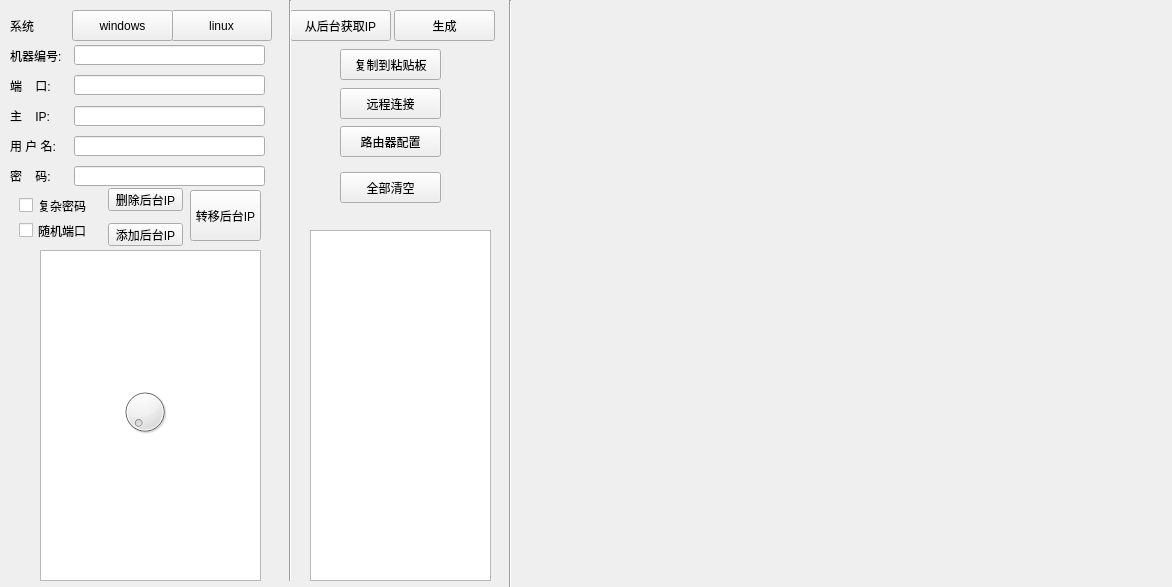
<?xml version="1.0" encoding="UTF-8"?>
<ui version="4.0">
 <class>MainWindow</class>
 <widget class="QMainWindow" name="MainWindow">
  <property name="geometry">
   <rect>
    <x>0</x>
    <y>0</y>
    <width>1172</width>
    <height>587</height>
   </rect>
  </property>
  <property name="minimumSize">
   <size>
    <width>1172</width>
    <height>587</height>
   </size>
  </property>
  <property name="maximumSize">
   <size>
    <width>1172</width>
    <height>587</height>
   </size>
  </property>
  <property name="windowTitle">
   <string>MainWindow</string>
  </property>
  <widget class="QWidget" name="centralwidget">
   <widget class="QLabel" name="label">
    <property name="geometry">
     <rect>
      <x>10</x>
      <y>10</y>
      <width>61</width>
      <height>31</height>
     </rect>
    </property>
    <property name="text">
     <string>系统</string>
    </property>
   </widget>
   <widget class="QPushButton" name="liunxButton">
    <property name="geometry">
     <rect>
      <x>171</x>
      <y>10</y>
      <width>101</width>
      <height>31</height>
     </rect>
    </property>
    <property name="text">
     <string>linux</string>
    </property>
   </widget>
   <widget class="QPushButton" name="windowsButton">
    <property name="geometry">
     <rect>
      <x>72</x>
      <y>10</y>
      <width>101</width>
      <height>31</height>
     </rect>
    </property>
    <property name="text">
     <string>windows</string>
    </property>
   </widget>
   <widget class="QLabel" name="label_2">
    <property name="geometry">
     <rect>
      <x>10</x>
      <y>50</y>
      <width>54</width>
      <height>12</height>
     </rect>
    </property>
    <property name="text">
     <string>机器编号:</string>
    </property>
   </widget>
   <widget class="QLineEdit" name="SeverNamelineEdit">
    <property name="geometry">
     <rect>
      <x>74</x>
      <y>45</y>
      <width>191</width>
      <height>20</height>
     </rect>
    </property>
   </widget>
   <widget class="QLabel" name="label_3">
    <property name="geometry">
     <rect>
      <x>10</x>
      <y>80</y>
      <width>54</width>
      <height>12</height>
     </rect>
    </property>
    <property name="text">
     <string>端    口:</string>
    </property>
   </widget>
   <widget class="QLabel" name="label_4">
    <property name="geometry">
     <rect>
      <x>10</x>
      <y>110</y>
      <width>54</width>
      <height>12</height>
     </rect>
    </property>
    <property name="text">
     <string>主    IP:</string>
    </property>
   </widget>
   <widget class="QLabel" name="label_5">
    <property name="geometry">
     <rect>
      <x>10</x>
      <y>140</y>
      <width>54</width>
      <height>12</height>
     </rect>
    </property>
    <property name="text">
     <string>用 户 名:</string>
    </property>
   </widget>
   <widget class="QLabel" name="label_6">
    <property name="geometry">
     <rect>
      <x>10</x>
      <y>170</y>
      <width>54</width>
      <height>12</height>
     </rect>
    </property>
    <property name="text">
     <string>密    码:</string>
    </property>
   </widget>
   <widget class="QLineEdit" name="PortlineEdit">
    <property name="geometry">
     <rect>
      <x>74</x>
      <y>75</y>
      <width>191</width>
      <height>20</height>
     </rect>
    </property>
   </widget>
   <widget class="QLineEdit" name="IP_lineEdit">
    <property name="geometry">
     <rect>
      <x>74</x>
      <y>106</y>
      <width>191</width>
      <height>20</height>
     </rect>
    </property>
    <property name="text">
     <string/>
    </property>
   </widget>
   <widget class="QLineEdit" name="UsernamelineEdit">
    <property name="geometry">
     <rect>
      <x>74</x>
      <y>136</y>
      <width>191</width>
      <height>20</height>
     </rect>
    </property>
    <property name="text">
     <string/>
    </property>
   </widget>
   <widget class="QLineEdit" name="passwdlineEdit">
    <property name="geometry">
     <rect>
      <x>74</x>
      <y>166</y>
      <width>191</width>
      <height>20</height>
     </rect>
    </property>
   </widget>
   <widget class="QCheckBox" name="passwdcheckBox">
    <property name="geometry">
     <rect>
      <x>19</x>
      <y>190</y>
      <width>101</width>
      <height>31</height>
     </rect>
    </property>
    <property name="text">
     <string>复杂密码</string>
    </property>
   </widget>
   <widget class="QCheckBox" name="portcheckBox">
    <property name="geometry">
     <rect>
      <x>19</x>
      <y>215</y>
      <width>101</width>
      <height>31</height>
     </rect>
    </property>
    <property name="text">
     <string>随机端口</string>
    </property>
   </widget>
   <widget class="QTextEdit" name="IPtextEdit">
    <property name="geometry">
     <rect>
      <x>40</x>
      <y>250</y>
      <width>221</width>
      <height>331</height>
     </rect>
    </property>
    <property name="html">
     <string>&lt;!DOCTYPE HTML PUBLIC &quot;-//W3C//DTD HTML 4.0//EN&quot; &quot;http://www.w3.org/TR/REC-html40/strict.dtd&quot;&gt;
&lt;html&gt;&lt;head&gt;&lt;meta name=&quot;qrichtext&quot; content=&quot;1&quot; /&gt;&lt;style type=&quot;text/css&quot;&gt;
p, li { white-space: pre-wrap; }
&lt;/style&gt;&lt;/head&gt;&lt;body style=&quot; font-family:'SimSun'; font-size:9pt; font-weight:400; font-style:normal;&quot;&gt;
&lt;p style=&quot;-qt-paragraph-type:empty; margin-top:0px; margin-bottom:0px; margin-left:0px; margin-right:0px; -qt-block-indent:0; text-indent:0px; background-color:#ffffff;&quot;&gt;&lt;br /&gt;&lt;/p&gt;&lt;/body&gt;&lt;/html&gt;</string>
    </property>
   </widget>
   <widget class="QPushButton" name="routegenerateButton">
    <property name="geometry">
     <rect>
      <x>290</x>
      <y>10</y>
      <width>101</width>
      <height>31</height>
     </rect>
    </property>
    <property name="text">
     <string>从后台获取IP</string>
    </property>
   </widget>
   <widget class="QPushButton" name="ServercopyButton">
    <property name="geometry">
     <rect>
      <x>340</x>
      <y>49</y>
      <width>101</width>
      <height>31</height>
     </rect>
    </property>
    <property name="text">
     <string>复制到粘贴板</string>
    </property>
   </widget>
   <widget class="QPushButton" name="remoteconnectionButton">
    <property name="geometry">
     <rect>
      <x>340</x>
      <y>88</y>
      <width>101</width>
      <height>31</height>
     </rect>
    </property>
    <property name="text">
     <string>远程连接</string>
    </property>
   </widget>
   <widget class="QPushButton" name="routeconfigButton">
    <property name="geometry">
     <rect>
      <x>340</x>
      <y>126</y>
      <width>101</width>
      <height>31</height>
     </rect>
    </property>
    <property name="text">
     <string>路由器配置</string>
    </property>
   </widget>
   <widget class="QPushButton" name="allclearButton">
    <property name="geometry">
     <rect>
      <x>340</x>
      <y>172</y>
      <width>101</width>
      <height>31</height>
     </rect>
    </property>
    <property name="text">
     <string>全部清空</string>
    </property>
   </widget>
   <widget class="QTextEdit" name="servertextEdit">
    <property name="geometry">
     <rect>
      <x>310</x>
      <y>230</y>
      <width>181</width>
      <height>351</height>
     </rect>
    </property>
   </widget>
   <widget class="Line" name="line">
    <property name="geometry">
     <rect>
      <x>280</x>
      <y>0</y>
      <width>20</width>
      <height>581</height>
     </rect>
    </property>
    <property name="orientation">
     <enum>Qt::Vertical</enum>
    </property>
   </widget>
   <widget class="Line" name="line_2">
    <property name="geometry">
     <rect>
      <x>500</x>
      <y>0</y>
      <width>20</width>
      <height>591</height>
     </rect>
    </property>
    <property name="orientation">
     <enum>Qt::Vertical</enum>
    </property>
   </widget>
   <widget class="QPushButton" name="generateButton">
    <property name="geometry">
     <rect>
      <x>394</x>
      <y>10</y>
      <width>101</width>
      <height>31</height>
     </rect>
    </property>
    <property name="text">
     <string>生成</string>
    </property>
   </widget>
   <widget class="QWidget" name="gridLayoutWidget">
    <property name="geometry">
     <rect>
      <x>510</x>
      <y>0</y>
      <width>661</width>
      <height>581</height>
     </rect>
    </property>
    <layout class="QGridLayout" name="gridLayout"/>
   </widget>
   <widget class="QDial" name="dial">
    <property name="geometry">
     <rect>
      <x>120</x>
      <y>380</y>
      <width>50</width>
      <height>64</height>
     </rect>
    </property>
   </widget>
   <widget class="QPushButton" name="removeIP_Button">
    <property name="geometry">
     <rect>
      <x>108</x>
      <y>188</y>
      <width>75</width>
      <height>23</height>
     </rect>
    </property>
    <property name="text">
     <string>删除后台IP</string>
    </property>
   </widget>
   <widget class="QPushButton" name="addIP_Button">
    <property name="geometry">
     <rect>
      <x>108</x>
      <y>223</y>
      <width>75</width>
      <height>23</height>
     </rect>
    </property>
    <property name="text">
     <string>添加后台IP</string>
    </property>
   </widget>
   <widget class="QPushButton" name="switch_Button">
    <property name="geometry">
     <rect>
      <x>190</x>
      <y>190</y>
      <width>71</width>
      <height>51</height>
     </rect>
    </property>
    <property name="text">
     <string>转移后台IP</string>
    </property>
   </widget>
  </widget>
 </widget>
 <resources/>
 <connections/>
</ui>
